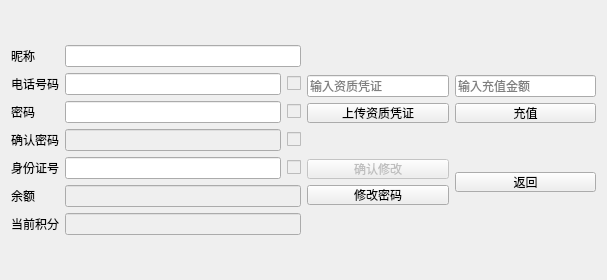
<?xml version="1.0" encoding="UTF-8"?>
<ui version="4.0">
 <class>InfoWidget</class>
 <widget class="QWidget" name="InfoWidget">
  <property name="geometry">
   <rect>
    <x>0</x>
    <y>0</y>
    <width>607</width>
    <height>280</height>
   </rect>
  </property>
  <property name="windowTitle">
   <string>个人信息</string>
  </property>
  <layout class="QGridLayout" name="gridLayout_2">
   <item row="0" column="0">
    <layout class="QHBoxLayout" name="horizontalLayout_5">
     <item>
      <layout class="QVBoxLayout" name="verticalLayout_2">
       <item>
        <widget class="QLabel" name="label">
         <property name="sizePolicy">
          <sizepolicy hsizetype="Maximum" vsizetype="Preferred">
           <horstretch>0</horstretch>
           <verstretch>0</verstretch>
          </sizepolicy>
         </property>
         <property name="text">
          <string>昵称</string>
         </property>
        </widget>
       </item>
       <item>
        <widget class="QLabel" name="label_2">
         <property name="sizePolicy">
          <sizepolicy hsizetype="Maximum" vsizetype="Preferred">
           <horstretch>0</horstretch>
           <verstretch>0</verstretch>
          </sizepolicy>
         </property>
         <property name="text">
          <string>电话号码</string>
         </property>
        </widget>
       </item>
       <item>
        <widget class="QLabel" name="label_5">
         <property name="sizePolicy">
          <sizepolicy hsizetype="Maximum" vsizetype="Preferred">
           <horstretch>0</horstretch>
           <verstretch>0</verstretch>
          </sizepolicy>
         </property>
         <property name="text">
          <string>密码</string>
         </property>
        </widget>
       </item>
       <item>
        <widget class="QLabel" name="label_7">
         <property name="sizePolicy">
          <sizepolicy hsizetype="Maximum" vsizetype="Preferred">
           <horstretch>0</horstretch>
           <verstretch>0</verstretch>
          </sizepolicy>
         </property>
         <property name="text">
          <string>确认密码</string>
         </property>
        </widget>
       </item>
       <item>
        <widget class="QLabel" name="label_3">
         <property name="sizePolicy">
          <sizepolicy hsizetype="Maximum" vsizetype="Preferred">
           <horstretch>0</horstretch>
           <verstretch>0</verstretch>
          </sizepolicy>
         </property>
         <property name="text">
          <string>身份证号</string>
         </property>
        </widget>
       </item>
       <item>
        <widget class="QLabel" name="label_6">
         <property name="sizePolicy">
          <sizepolicy hsizetype="Maximum" vsizetype="Preferred">
           <horstretch>0</horstretch>
           <verstretch>0</verstretch>
          </sizepolicy>
         </property>
         <property name="text">
          <string>余额</string>
         </property>
        </widget>
       </item>
       <item>
        <widget class="QLabel" name="label_8">
         <property name="sizePolicy">
          <sizepolicy hsizetype="Maximum" vsizetype="Preferred">
           <horstretch>0</horstretch>
           <verstretch>0</verstretch>
          </sizepolicy>
         </property>
         <property name="text">
          <string>当前积分</string>
         </property>
        </widget>
       </item>
      </layout>
     </item>
     <item>
      <layout class="QVBoxLayout" name="verticalLayout">
       <item>
        <widget class="QLineEdit" name="lineEdit">
         <property name="sizePolicy">
          <sizepolicy hsizetype="Preferred" vsizetype="Fixed">
           <horstretch>0</horstretch>
           <verstretch>0</verstretch>
          </sizepolicy>
         </property>
        </widget>
       </item>
       <item>
        <layout class="QHBoxLayout" name="horizontalLayout">
         <item>
          <widget class="QLineEdit" name="lineEdit_2">
           <property name="sizePolicy">
            <sizepolicy hsizetype="Preferred" vsizetype="Fixed">
             <horstretch>0</horstretch>
             <verstretch>0</verstretch>
            </sizepolicy>
           </property>
           <property name="text">
            <string/>
           </property>
          </widget>
         </item>
         <item>
          <widget class="QCheckBox" name="checkBox">
           <property name="enabled">
            <bool>false</bool>
           </property>
           <property name="sizePolicy">
            <sizepolicy hsizetype="Fixed" vsizetype="Fixed">
             <horstretch>0</horstretch>
             <verstretch>0</verstretch>
            </sizepolicy>
           </property>
           <property name="text">
            <string/>
           </property>
          </widget>
         </item>
        </layout>
       </item>
       <item>
        <layout class="QHBoxLayout" name="horizontalLayout_2">
         <item>
          <widget class="QLineEdit" name="lineEdit_3">
           <property name="enabled">
            <bool>true</bool>
           </property>
           <property name="sizePolicy">
            <sizepolicy hsizetype="Preferred" vsizetype="Fixed">
             <horstretch>0</horstretch>
             <verstretch>0</verstretch>
            </sizepolicy>
           </property>
           <property name="echoMode">
            <enum>QLineEdit::Password</enum>
           </property>
          </widget>
         </item>
         <item>
          <widget class="QCheckBox" name="checkBox_2">
           <property name="enabled">
            <bool>false</bool>
           </property>
           <property name="sizePolicy">
            <sizepolicy hsizetype="Fixed" vsizetype="Fixed">
             <horstretch>0</horstretch>
             <verstretch>0</verstretch>
            </sizepolicy>
           </property>
           <property name="text">
            <string/>
           </property>
          </widget>
         </item>
        </layout>
       </item>
       <item>
        <layout class="QHBoxLayout" name="horizontalLayout_4">
         <item>
          <widget class="QLineEdit" name="lineEdit_4">
           <property name="enabled">
            <bool>false</bool>
           </property>
           <property name="sizePolicy">
            <sizepolicy hsizetype="Preferred" vsizetype="Fixed">
             <horstretch>0</horstretch>
             <verstretch>0</verstretch>
            </sizepolicy>
           </property>
           <property name="echoMode">
            <enum>QLineEdit::Password</enum>
           </property>
          </widget>
         </item>
         <item>
          <widget class="QCheckBox" name="checkBox_3">
           <property name="enabled">
            <bool>false</bool>
           </property>
           <property name="sizePolicy">
            <sizepolicy hsizetype="Fixed" vsizetype="Fixed">
             <horstretch>0</horstretch>
             <verstretch>0</verstretch>
            </sizepolicy>
           </property>
           <property name="text">
            <string/>
           </property>
          </widget>
         </item>
        </layout>
       </item>
       <item>
        <layout class="QHBoxLayout" name="horizontalLayout_3">
         <item>
          <widget class="QLineEdit" name="lineEdit_5">
           <property name="enabled">
            <bool>true</bool>
           </property>
           <property name="sizePolicy">
            <sizepolicy hsizetype="Preferred" vsizetype="Fixed">
             <horstretch>0</horstretch>
             <verstretch>0</verstretch>
            </sizepolicy>
           </property>
           <property name="echoMode">
            <enum>QLineEdit::Normal</enum>
           </property>
          </widget>
         </item>
         <item>
          <widget class="QCheckBox" name="checkBox_4">
           <property name="enabled">
            <bool>false</bool>
           </property>
           <property name="sizePolicy">
            <sizepolicy hsizetype="Fixed" vsizetype="Fixed">
             <horstretch>0</horstretch>
             <verstretch>0</verstretch>
            </sizepolicy>
           </property>
           <property name="text">
            <string/>
           </property>
          </widget>
         </item>
        </layout>
       </item>
       <item>
        <widget class="QLineEdit" name="lineEdit_6">
         <property name="enabled">
          <bool>false</bool>
         </property>
         <property name="sizePolicy">
          <sizepolicy hsizetype="Preferred" vsizetype="Fixed">
           <horstretch>0</horstretch>
           <verstretch>0</verstretch>
          </sizepolicy>
         </property>
        </widget>
       </item>
       <item>
        <widget class="QLineEdit" name="lineEdit_7">
         <property name="enabled">
          <bool>false</bool>
         </property>
         <property name="sizePolicy">
          <sizepolicy hsizetype="Preferred" vsizetype="Fixed">
           <horstretch>0</horstretch>
           <verstretch>0</verstretch>
          </sizepolicy>
         </property>
        </widget>
       </item>
      </layout>
     </item>
    </layout>
   </item>
   <item row="0" column="1">
    <layout class="QGridLayout" name="gridLayout">
     <item row="0" column="0">
      <layout class="QVBoxLayout" name="verticalLayout_3">
       <item>
        <widget class="QLineEdit" name="lineEdit_9">
         <property name="sizePolicy">
          <sizepolicy hsizetype="Minimum" vsizetype="Fixed">
           <horstretch>0</horstretch>
           <verstretch>0</verstretch>
          </sizepolicy>
         </property>
         <property name="placeholderText">
          <string>输入资质凭证</string>
         </property>
        </widget>
       </item>
       <item>
        <widget class="QPushButton" name="pushButton_2">
         <property name="sizePolicy">
          <sizepolicy hsizetype="Minimum" vsizetype="Fixed">
           <horstretch>0</horstretch>
           <verstretch>0</verstretch>
          </sizepolicy>
         </property>
         <property name="maximumSize">
          <size>
           <width>16777215</width>
           <height>20</height>
          </size>
         </property>
         <property name="text">
          <string>上传资质凭证</string>
         </property>
        </widget>
       </item>
      </layout>
     </item>
     <item row="0" column="1">
      <layout class="QVBoxLayout" name="verticalLayout_4">
       <item>
        <widget class="QLineEdit" name="lineEdit_8">
         <property name="sizePolicy">
          <sizepolicy hsizetype="Minimum" vsizetype="Fixed">
           <horstretch>0</horstretch>
           <verstretch>0</verstretch>
          </sizepolicy>
         </property>
         <property name="placeholderText">
          <string>输入充值金额</string>
         </property>
        </widget>
       </item>
       <item>
        <widget class="QPushButton" name="pushButton">
         <property name="sizePolicy">
          <sizepolicy hsizetype="Minimum" vsizetype="Fixed">
           <horstretch>0</horstretch>
           <verstretch>0</verstretch>
          </sizepolicy>
         </property>
         <property name="maximumSize">
          <size>
           <width>16777215</width>
           <height>20</height>
          </size>
         </property>
         <property name="text">
          <string>充值</string>
         </property>
        </widget>
       </item>
      </layout>
     </item>
     <item row="1" column="0">
      <layout class="QVBoxLayout" name="verticalLayout_5">
       <item>
        <widget class="QPushButton" name="pushButton_5">
         <property name="enabled">
          <bool>false</bool>
         </property>
         <property name="sizePolicy">
          <sizepolicy hsizetype="Minimum" vsizetype="Preferred">
           <horstretch>0</horstretch>
           <verstretch>0</verstretch>
          </sizepolicy>
         </property>
         <property name="maximumSize">
          <size>
           <width>16777215</width>
           <height>20</height>
          </size>
         </property>
         <property name="text">
          <string>确认修改</string>
         </property>
        </widget>
       </item>
       <item>
        <widget class="QPushButton" name="pushButton_3">
         <property name="sizePolicy">
          <sizepolicy hsizetype="Minimum" vsizetype="Preferred">
           <horstretch>0</horstretch>
           <verstretch>0</verstretch>
          </sizepolicy>
         </property>
         <property name="maximumSize">
          <size>
           <width>16777215</width>
           <height>20</height>
          </size>
         </property>
         <property name="text">
          <string>修改密码</string>
         </property>
        </widget>
       </item>
      </layout>
     </item>
     <item row="1" column="1">
      <widget class="QPushButton" name="pushButton_4">
       <property name="sizePolicy">
        <sizepolicy hsizetype="Minimum" vsizetype="Preferred">
         <horstretch>0</horstretch>
         <verstretch>0</verstretch>
        </sizepolicy>
       </property>
       <property name="maximumSize">
        <size>
         <width>16777215</width>
         <height>20</height>
        </size>
       </property>
       <property name="text">
        <string>返回</string>
       </property>
      </widget>
     </item>
    </layout>
   </item>
  </layout>
 </widget>
 <resources/>
 <connections/>
</ui>
